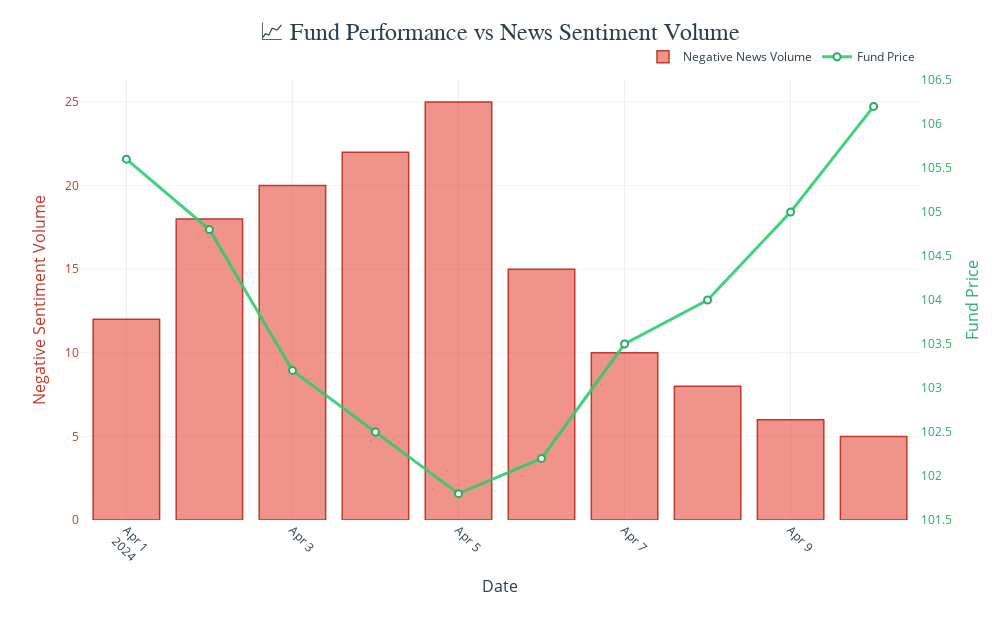

The notebook cell this image was saved under:
### Code cell
import pandas as pd
import plotly.graph_objects as go

# Load your CSV data
df = pd.read_csv("fund_sentiment_data.csv")

# Create plot
fig = go.Figure()

# Add bar for negative sentiment
fig.add_trace(go.Bar(
    x=df['Date'],
    y=df['Negative_Sentiment_Count'],
    name='Negative News Volume',
    marker=dict(
        color='rgba(231, 76, 60, 0.6)',  # Light Red
        line=dict(color='rgba(192, 57, 43, 1.0)', width=1.5)
    ),
    yaxis='y1'
))

# Add line for fund price
fig.add_trace(go.Scatter(
    x=df['Date'],
    y=df['Fund_Price'],
    name='Fund Price',
    mode='lines+markers',
    line=dict(color='rgba(46, 204, 113, 0.9)', width=3),  # Green
    marker=dict(size=7, color='white', line=dict(width=2, color='rgba(39, 174, 96, 1.0)')),
    yaxis='y2'
))

# Layout aesthetics for finance dashboard
fig.update_layout(
    title=dict(
        text='📈 Fund Performance vs News Sentiment Volume',
        x=0.5,
        font=dict(size=24, family='Arial', color='#2c3e50')
    ),
    xaxis=dict(
        title=dict(
            text='Date',
            font=dict(size=16, color='#2c3e50')
        ),
        tickangle=45,
        tickfont=dict(size=12, color='#2c3e50'),
        showgrid=True,
        gridcolor='rgba(189, 195, 199, 0.3)'
    ),
    yaxis=dict(
        title=dict(
            text='Negative Sentiment Volume',
            font=dict(color='rgba(192, 57, 43, 1.0)', size=16)
        ),
        tickfont=dict(color='rgba(192, 57, 43, 1.0)'),
        showgrid=True,
        gridcolor='rgba(189, 195, 199, 0.2)'
    ),
    yaxis2=dict(
        title=dict(
            text='Fund Price',
            font=dict(color='rgba(39, 174, 96, 1.0)', size=16)
        ),
        tickfont=dict(color='rgba(39, 174, 96, 1.0)'),
        overlaying='y',
        side='right',
        showgrid=False
    ),
    legend=dict(
        orientation="h",
        yanchor="bottom",
        y=1.02,
        xanchor="right",
        x=1,
        font=dict(color='#2c3e50')
    ),
    plot_bgcolor='white',
    paper_bgcolor='white',
    margin=dict(t=80, b=100),
    height=620,
    width=1000
)

fig.show()

### Figure 1 — Plotly figure (JSON) as saved in the notebook; plotly's stock layout.template omitted (floating-point values rounded to 4 significant figures)
{"data": [{"marker": {"color": "rgba(231, 76, 60, 0.6)", "line": {"color": "rgba(192, 57, 43, 1.0)", "width": 1.5}}, "name": "Negative News Volume", "type": "bar", "x": ["2024-04-01", "2024-04-02", "2024-04-03", "2024-04-04", "2024-04-05", "2024-04-06", "2024-04-07", "2024-04-08", "2024-04-09", "2024-04-10"], "y": [12, 18, 20, 22, 25, 15, 10, 8, 6, 5], "yaxis": "y"}, {"line": {"color": "rgba(46, 204, 113, 0.9)", "width": 3}, "marker": {"color": "white", "line": {"color": "rgba(39, 174, 96, 1.0)", "width": 2}, "size": 7}, "mode": "lines+markers", "name": "Fund Price", "type": "scatter", "x": ["2024-04-01", "2024-04-02", "2024-04-03", "2024-04-04", "2024-04-05", "2024-04-06", "2024-04-07", "2024-04-08", "2024-04-09", "2024-04-10"], "y": [105.6, 104.8, 103.2, 102.5, 101.8, 102.2, 103.5, 104.0, 105.0, 106.2], "yaxis": "y2"}], "layout": {"height": 620, "legend": {"font": {"color": "#2c3e50"}, "orientation": "h", "x": 1, "xanchor": "right", "y": 1.02, "yanchor": "bottom"}, "margin": {"b": 100, "t": 80}, "paper_bgcolor": "white", "plot_bgcolor": "white", "title": {"font": {"color": "#2c3e50", "family": "Arial", "size": 24}, "text": "📈 Fund Performance vs News Sentiment Volume", "x": 0.5}, "width": 1000, "xaxis": {"gridcolor": "rgba(189, 195, 199, 0.3)", "showgrid": true, "tickangle": 45, "tickfont": {"color": "#2c3e50", "size": 12}, "title": {"font": {"color": "#2c3e50", "size": 16}, "text": "Date"}}, "yaxis": {"gridcolor": "rgba(189, 195, 199, 0.2)", "showgrid": true, "tickfont": {"color": "rgba(192, 57, 43, 1.0)"}, "title": {"font": {"color": "rgba(192, 57, 43, 1.0)", "size": 16}, "text": "Negative Sentiment Volume"}}, "yaxis2": {"overlaying": "y", "showgrid": false, "side": "right", "tickfont": {"color": "rgba(39, 174, 96, 1.0)"}, "title": {"font": {"color": "rgba(39, 174, 96, 1.0)", "size": 16}, "text": "Fund Price"}}}}
